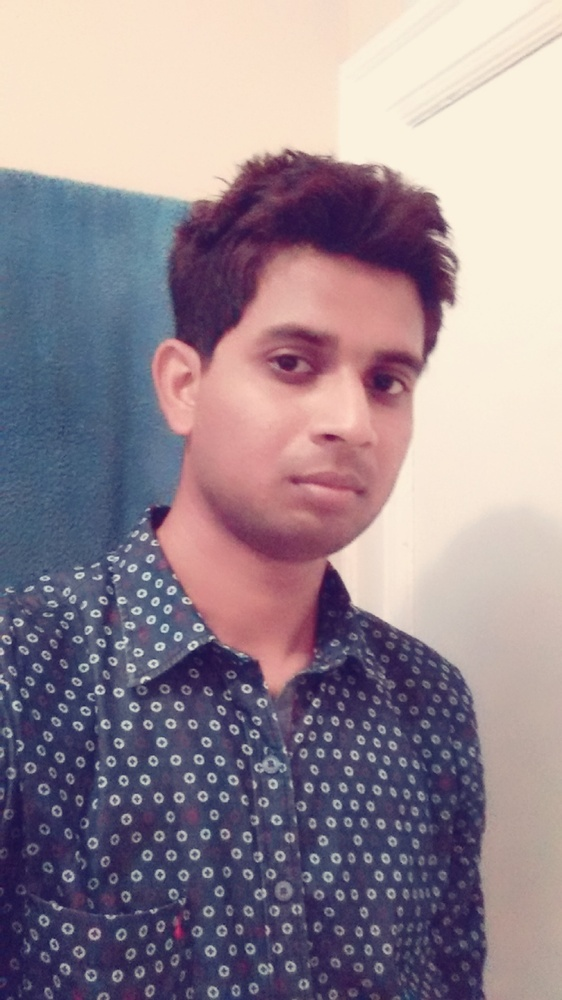
#> input picture trainCV/riaz.jpg, 562 x 1000 px, shrunk from 1080 x 1920 before the run
$ python imageDerivatives.py
#> lines starting #> are read from the running program, lines starting #| are printed output that depends on the picture
#Program to demonstrate the use of image derivatives
#We check sobel and prewitt filters here

from PIL import Image
from numpy import *
from scipy.ndimage import filters
from pylab import*

im = array(Image.open("riaz.jpg").convert("L"))
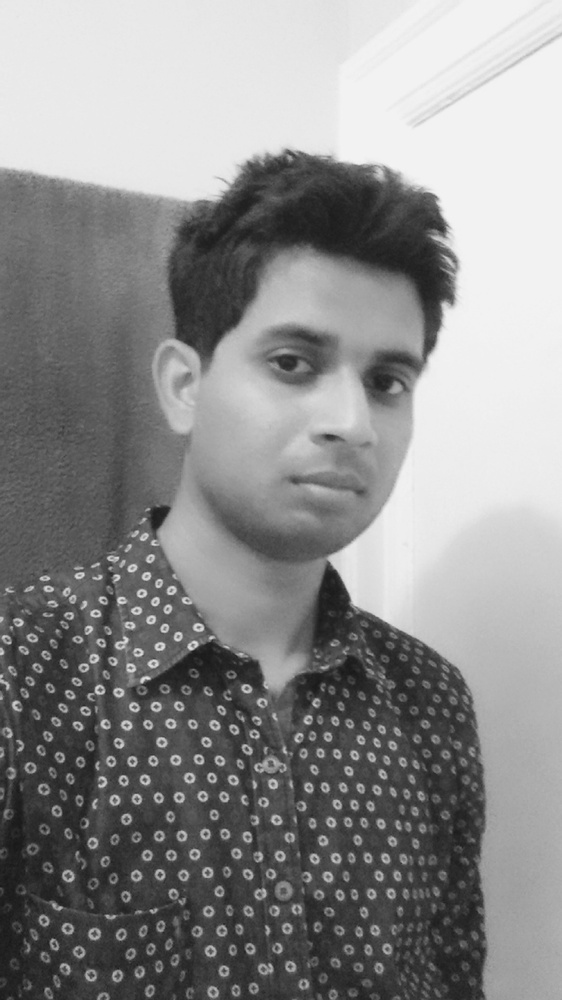
#> im: shape (1000, 562); min 23, max 245, mean 140.5


figure("Sobel Filter")
gray()

subplot(141)
title('Original')
imshow(im)

subplot(142)
title('Ix')
ix = zeros(im.shape)
filters.sobel(im,1,ix) #1 means x
imshow(ix)

subplot(143)
title('Iy')
iy = zeros(im.shape)
filters.sobel(im,0,iy) #0 means y
imshow(iy)

I = sqrt(ix**2 + iy**2)
subplot(144)
title('I')
imshow(I)

figure("Prewitt Filter")
gray()

subplot(141)
title('Original')
imshow(im)

subplot(142)
title('Ix')
ix = zeros(im.shape)
filters.prewitt(im,1,ix) #1 means x
imshow(ix)

subplot(143)
title('Iy')
iy = zeros(im.shape)
filters.prewitt(im,0,iy) #0 means y
imshow(iy)

I = sqrt(ix**2 + iy**2)
subplot(144)
title('I')
imshow(I)

show()
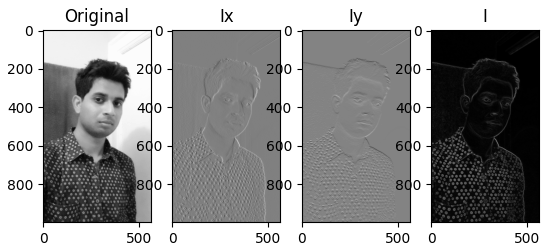
#> figure drawn by matplotlib, 4 panels

$ run again, with trainCV/book.jpg copied over trainCV/riaz.jpg
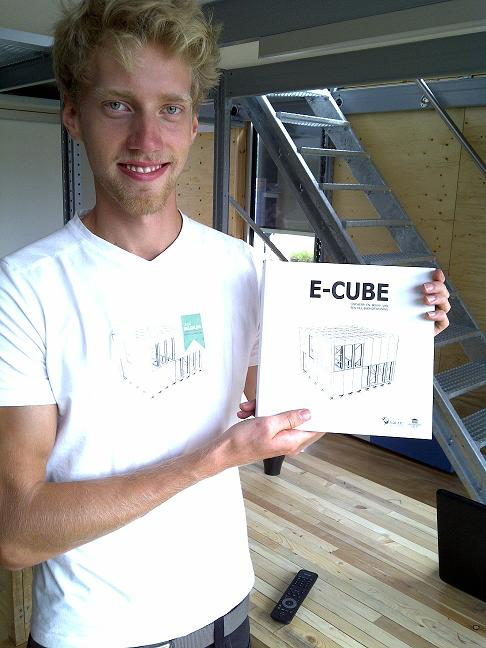
#> input picture trainCV/book.jpg, 486 x 648 px
#> `im = array(Image.open("riaz.jpg").convert("L"))`:
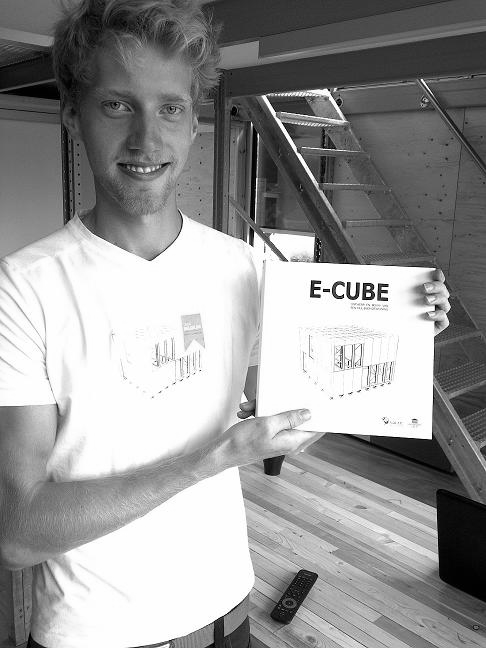
#> im: shape (648, 486); min 0, max 255, mean 150.6
#> `show()`:
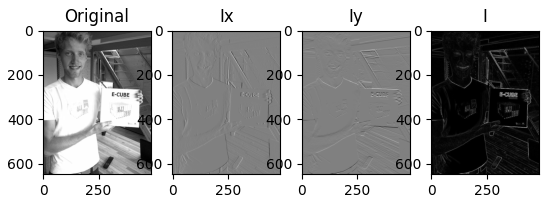
#> figure drawn by matplotlib, 4 panels
